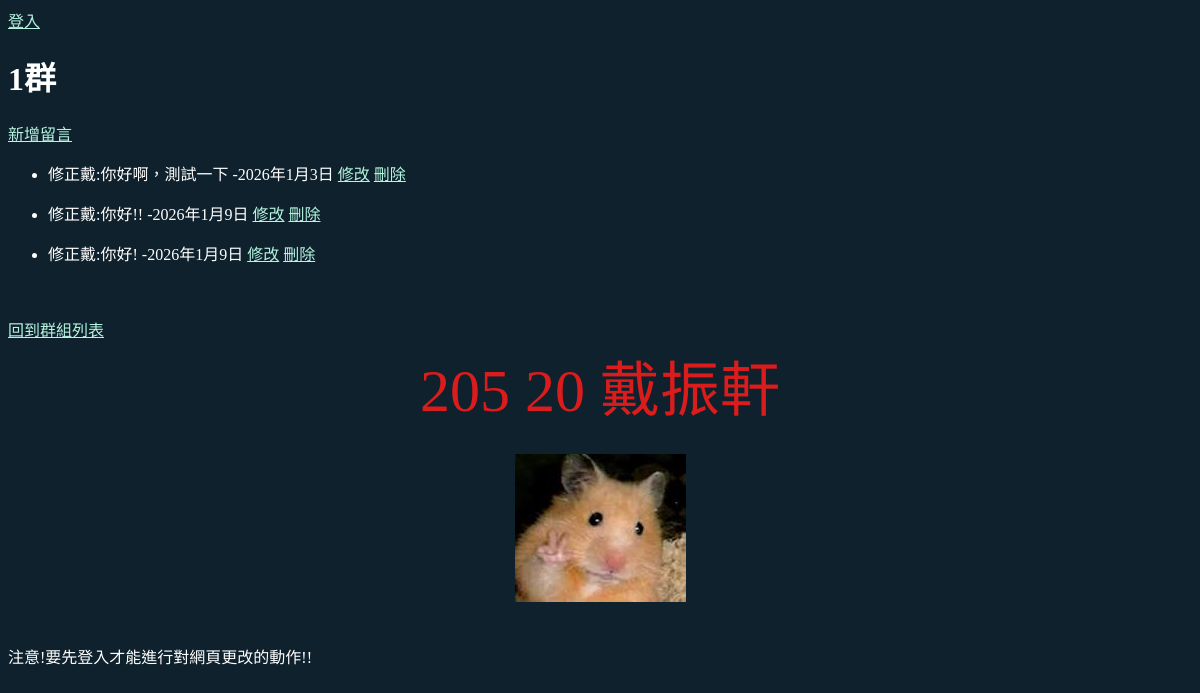
The app's page /chat/1/ with its own data.
### chat/models.py (models this page shows, shortened)
class GROUP(models.Model): #群組
    group_name = models.CharField("群組名稱",max_length=64)
    desc = models.TextField("說明") #群組說明

class CHAT(models.Model):   #文字
    subject = models.CharField("內文",max_length=200)
    created = models.DateField("建立日期",auto_now_add=True) #發送時間
    user_name = models.CharField("使用者名稱",max_length=64)
    group_id = models.IntegerField("群組編號")

### chat/views.py (the view)
# urls.py: path("<int:pk>/", Chatview.as_view(), name= 'chat_view'),
class Chatview(DetailView):
    model = GROUP
    def get_context_data(self, **kwargs):
        ctx = super().get_context_data(**kwargs)
        ctx['chat_list'] = CHAT.objects.filter(group_id = self.object.id)
        return ctx

### templates/chat/group_detail.html (shortened to what this page needs)
{% extends 'base.html' %}
{% block main %}
    <h1>{{ group.group_name }}</h1>
    <a href="{% url 'chat_create' group.id %}">新增留言</a>
    {% for ch in chat_list %}
        <ul>
            <li>{{ ch.user_name }}:{{ ch.subject }}  -{{ ch.created }}
            <a href="{% url 'chat_edit' ch.id %}">修改</a>
            <a href="{% url 'chat_delete' ch.id %}">刪除</a>
            </li>
        </ul>
    {% endfor %}
    <br />
    <br />
    <a href="{% url 'group_list' %}">回到群組列表</a>
{% endblock %}

### templates/base.html (style rules this page uses)
body { background-color: #0e212c; color: #fff; }
a { color: rgb(181, 245, 224); }

### records on screen
GROUP: group_name "1群"
CHAT: user_name "修正戴", subject "你好啊，測試一下", created "2026年1月3日"
CHAT: user_name "修正戴", subject "你好!!", created "2026年1月9日"
CHAT: user_name "修正戴", subject "你好!", created "2026年1月9日"
